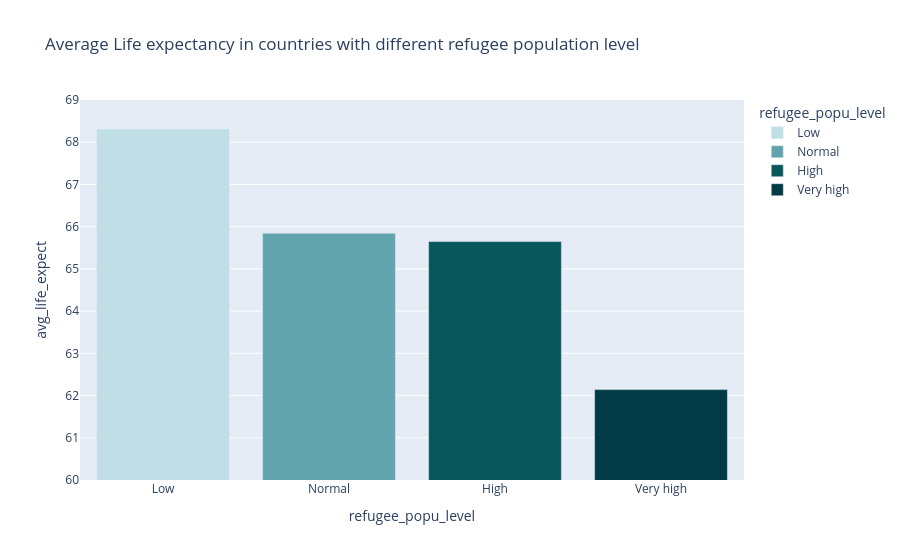

The notebook cell saved with this chart:
### Code cell
social_dev_3=social_dev_2.copy()
social_dev_3['refugee_popu_level']=social_dev_3['Refugee population by country or territory of asylum'].apply(map_summary)
px.bar(social_dev_3[['refugee_popu_level', 'avg_life_expect']].groupby('refugee_popu_level').mean().reset_index(),
        x='refugee_popu_level', y='avg_life_expect', color='refugee_popu_level', 
        range_y=[60, 69], 
        category_orders={'refugee_popu_level': ['Low', 'Normal', 'High', 'Very high']},
        title='Average Life expectancy in countries with different refugee population level',
        color_discrete_sequence=['#c0dee5', '#61a4ad', '#07575b', '#003b46'])

### Figure 1 — Plotly figure (JSON) as saved in the notebook; plotly's stock layout.template omitted (floating-point values rounded to 4 significant figures)
{"data": [{"alignmentgroup": "True", "hovertemplate": "refugee_popu_level=%{x}<br>avg_life_expect=%{y}<extra></extra>", "legendgroup": "Low", "marker": {"color": "#c0dee5", "pattern": {"shape": ""}}, "name": "Low", "offsetgroup": "Low", "orientation": "v", "showlegend": true, "textposition": "auto", "type": "bar", "x": ["Low"], "xaxis": "x", "y": [68.31], "yaxis": "y"}, {"alignmentgroup": "True", "hovertemplate": "refugee_popu_level=%{x}<br>avg_life_expect=%{y}<extra></extra>", "legendgroup": "Normal", "marker": {"color": "#61a4ad", "pattern": {"shape": ""}}, "name": "Normal", "offsetgroup": "Normal", "orientation": "v", "showlegend": true, "textposition": "auto", "type": "bar", "x": ["Normal"], "xaxis": "x", "y": [65.84], "yaxis": "y"}, {"alignmentgroup": "True", "hovertemplate": "refugee_popu_level=%{x}<br>avg_life_expect=%{y}<extra></extra>", "legendgroup": "High", "marker": {"color": "#07575b", "pattern": {"shape": ""}}, "name": "High", "offsetgroup": "High", "orientation": "v", "showlegend": true, "textposition": "auto", "type": "bar", "x": ["High"], "xaxis": "x", "y": [65.65], "yaxis": "y"}, {"alignmentgroup": "True", "hovertemplate": "refugee_popu_level=%{x}<br>avg_life_expect=%{y}<extra></extra>", "legendgroup": "Very high", "marker": {"color": "#003b46", "pattern": {"shape": ""}}, "name": "Very high", "offsetgroup": "Very high", "orientation": "v", "showlegend": true, "textposition": "auto", "type": "bar", "x": ["Very high"], "xaxis": "x", "y": [62.14], "yaxis": "y"}], "layout": {"barmode": "relative", "legend": {"title": {"text": "refugee_popu_level"}, "tracegroupgap": 0}, "title": {"text": "Average Life expectancy in countries with different refugee population level"}, "xaxis": {"anchor": "y", "categoryarray": ["Low", "Normal", "High", "Very high"], "categoryorder": "array", "domain": [0, 1], "title": {"text": "refugee_popu_level"}}, "yaxis": {"anchor": "x", "domain": [0, 1], "range": [60, 69], "title": {"text": "avg_life_expect"}}}}
